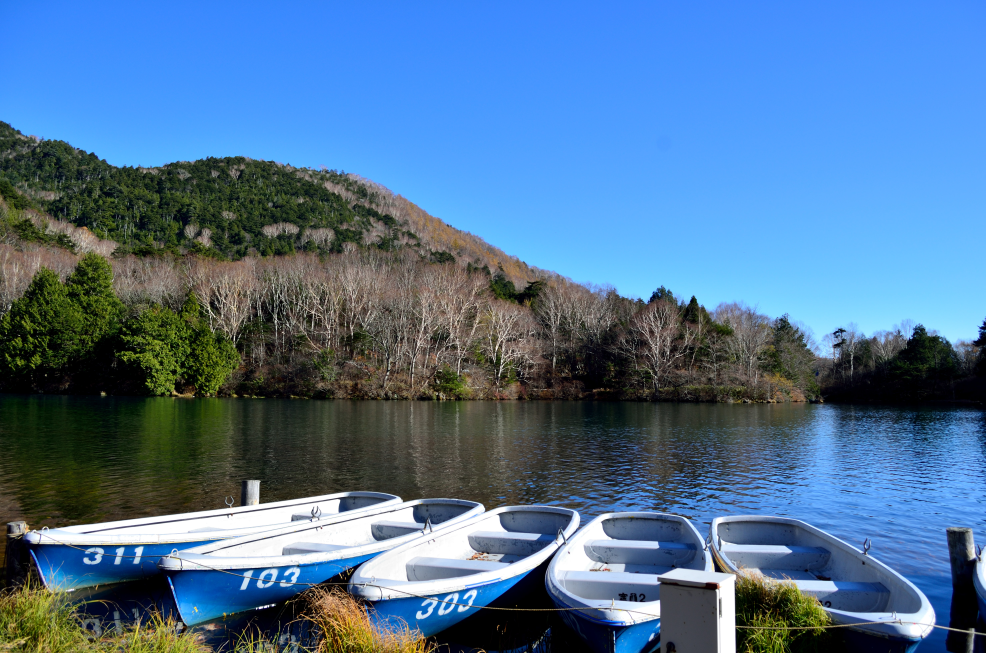
#> input picture myphoto.jpg, 4928 x 3264 px (shown at 1/5 size)
$ jupyter execute np-array-with-image.ipynb   (shell and % lines are left out)
#> lines starting #> are read from the running program, lines starting #| are printed output that depends on the picture
# Overview
- Using numpy for array manipulation
- skimage for reading the jpg image into a numpy array
- matplotlib to display the image based on the numpy array

## Basic np array testing

[cell 1]
import numpy as np

myarray = np.array([ [8,9,0] ,
                     [1,2,3] ,
                     [3,4,5] ])
print(type(myarray))

[cell 2]
print(myarray[2,2])

## Using scikit image library with Numpy
- We load a jpeg photos as a np array.
- It will be a 3D array

[cell 3]
from skimage import io

### An image is a 3-D array. 2-D of pixels where each pixel has an array of 3 RGB values
- We read the photo
- We also show its shape (dimensions)
- "photo" is now a np 3D array and we can use standard np methods to manipulate the array

[cell 4]
photo = io.imread('myphoto.jpg')
#> photo is the input picture: shape (3264, 4928, 3); mean R, G, B 79, 114.9, 149.4
print(photo.shape)
#| (3264, 4928, 3)

### Using matplotlib to display the image

[cell 5]
# Allows the images to be displayed inline (within this notebook)

import matplotlib.pyplot as plt
plt.imshow(photo)

### Add 50 to the RGB values of all pixels. No error handling here if value exceeds 255
- Image becomes brighter

[cell 6]
brighter_photo = photo + (50,50,50)
plt.imshow(brighter_photo)
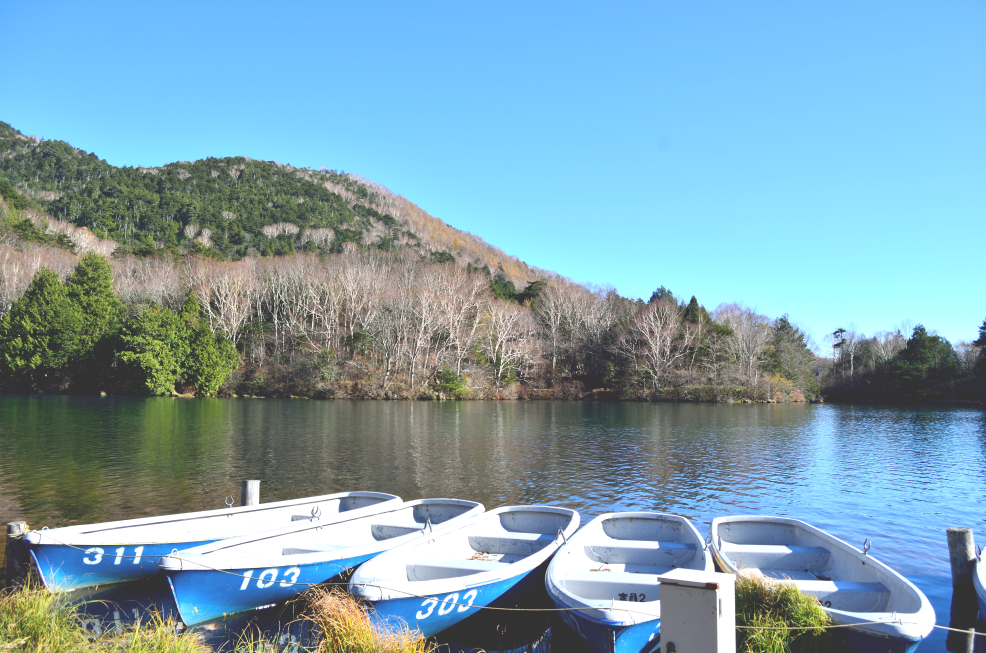
#> shown: shape (3264, 4928, 3) (shown at 1/5 size); mean R, G, B 127.2, 162.8, 177.8

### We slice the photos 3D array to take rows 2500 onwards, all columns and all rgb values

[cell 7]
plt.imshow(photo[2500:,:,:])
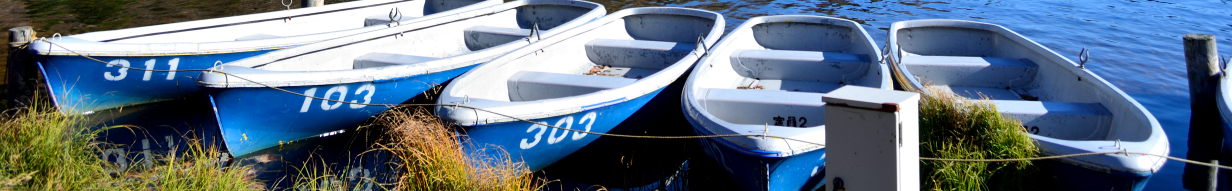
#> shown: shape (764, 4928, 3) (shown at 1/4 size); mean R, G, B 97.1, 114.6, 132
